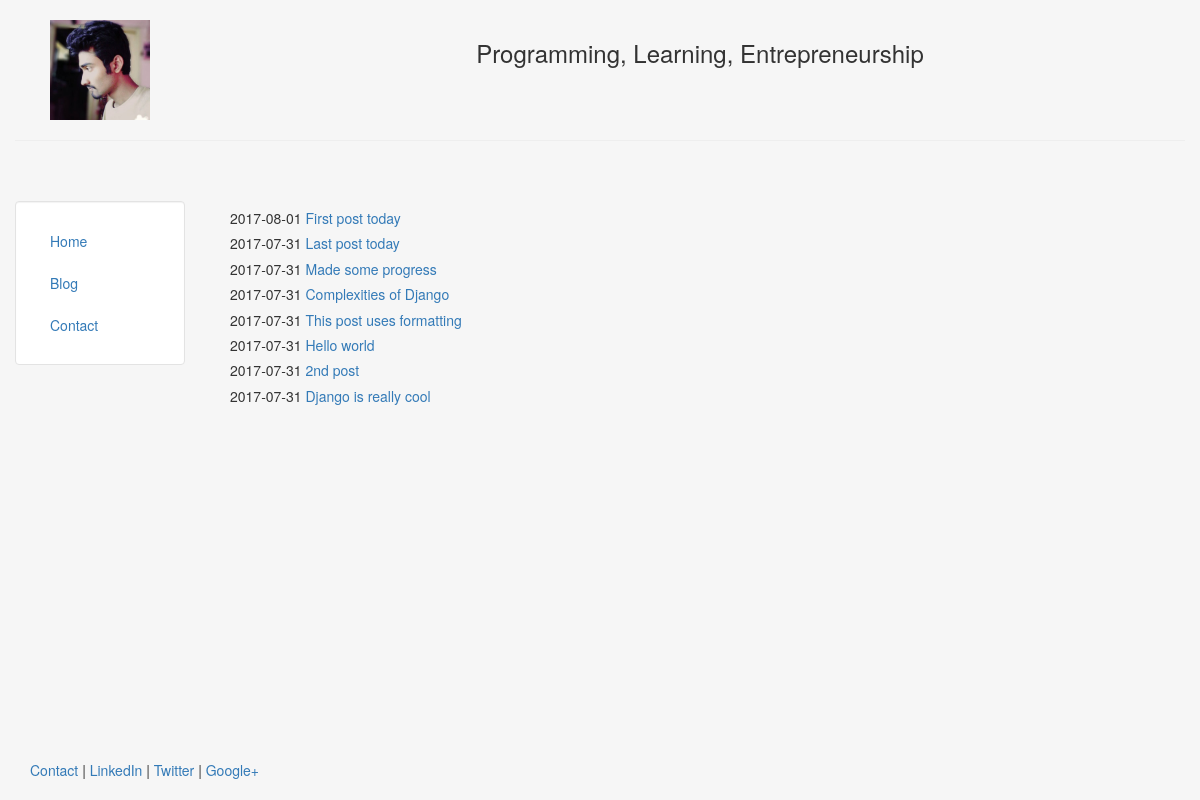
/blog/, run on an earlier commit of the app's database.
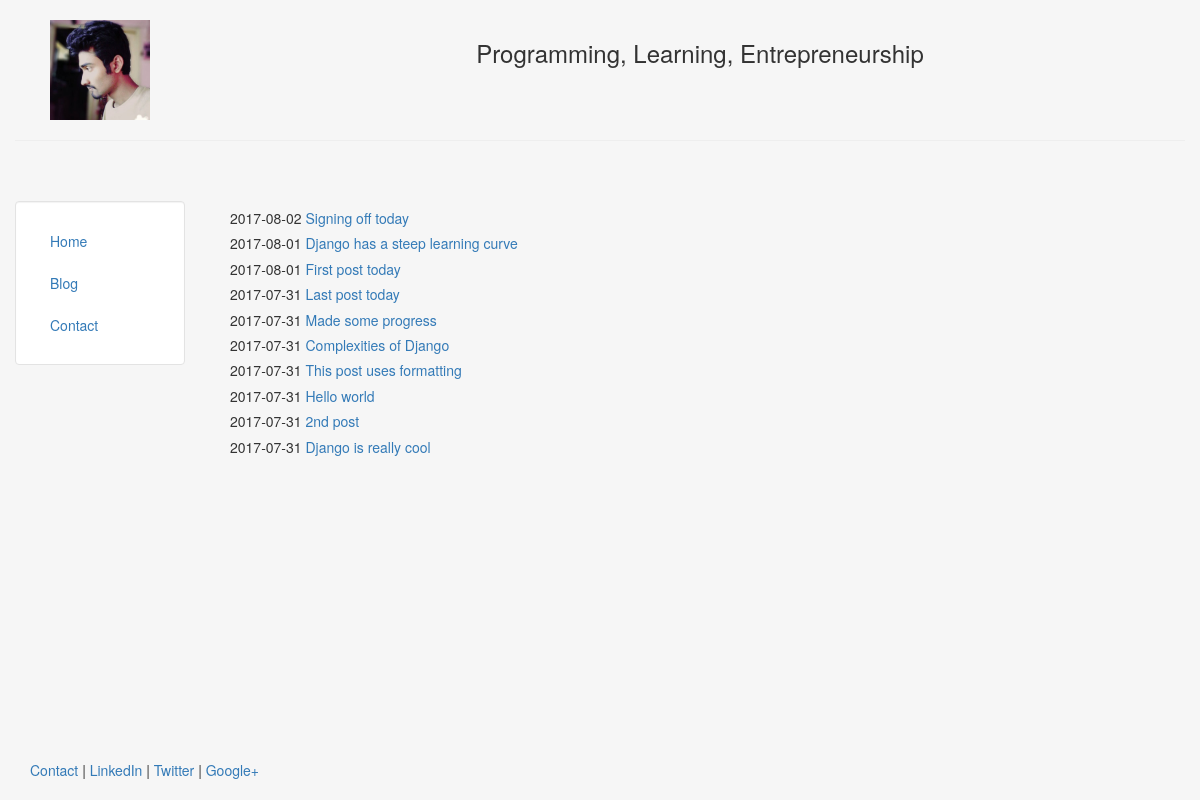
And on a later commit of the database.
### blog/models.py (models this page shows, shortened)
class Post(models.Model):
    title = models.CharField(max_length=140)
    body = models.TextField()
    date = models.DateTimeField()
    mood = models.TextField(default='')

### blog/templates/blog/blog.html
{% extends "personal/header.html" %}
{% block content%}
		{% for post in object_list %}
			<h5>{{ post.date|date:"Y-m-d" }}<a href=
			"/blog/{{post.id}}"> {{post.title}} </a></h5>
		{% endfor %}
{% endblock %}

### personal/templates/personal/header.html (shortened to what this page needs)
<!DOCTYPE html>
<html lang="en">
<head>
	{% load staticfiles %}
	<link rel="stylesheet" href="{% static 'personal/css/bootstrap.min.css' %}" type = "text/css"/>
</head>
<body class="body" style="background-color:#f6f6f6">
	<div class="container-fluid" style="min-height:95%; ">
		<div class="row">
			  <div class="col-sm-2">
				  <br>
				  <center>
					<img src="{% static 'personal/img/profile.jpg' %}" class="responsive-img" style='max-height:100px;' alt="face">
				  </center>
			  </div>
			  <div class="col-sm-10">
				  <br>
				  <center>
				  <h3>Programming, Learning, Entrepreneurship</h3>
				  </center>
			  </div>
		</div><hr>
		<div class="row">
		  <div class="col-sm-2">
		  <br>
		  <br>
			<div class="well bs-sidebar" id="sidebar" style="background-color:#fff">
			  <ul class="nav nav-pills nav-stacked">
				<li><a href='/'>Home</a></li>
				<li><a href='/blog/'>Blog</a></li>
				<li><a href='/contact/'>Contact</a></li>
			  </ul>
			</div>
		  </div>
		  <div class="col-sm-10">
			<div class='container-fluid'>
			<br><br>
			   {% block content %}
			   {% endblock %}
			</div>
		  </div>
		</div>
	</div>
	<footer>
		<div class="container-fluid" style='margin-left:15px'>
			<p><a href="#" target="blank">Contact</a> | <a href="#" target="blank">LinkedIn</a> | <a href="#" target="blank">Twitter</a> | <a href="#" target="blank">Google+</a></p>
		</div>
	</footer>
</body>
</html>

### personal/templates/personal/header.html (style rules this page uses)
html, body { height:100% }

What changed in the data, as far as the page shows it:
added Post: date "2017-08-02", title "Signing off today"
added Post: date "2017-08-01", title "Django has a steep learning curve"
